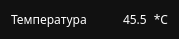
<?xml version="1.0" encoding="UTF-8"?>
<ui version="4.0">
 <class>parameterForm</class>
 <widget class="QWidget" name="parameterForm">
  <property name="geometry">
   <rect>
    <x>0</x>
    <y>0</y>
    <width>179</width>
    <height>31</height>
   </rect>
  </property>
  <property name="sizePolicy">
   <sizepolicy hsizetype="MinimumExpanding" vsizetype="Maximum">
    <horstretch>0</horstretch>
    <verstretch>0</verstretch>
   </sizepolicy>
  </property>
  <property name="minimumSize">
   <size>
    <width>145</width>
    <height>0</height>
   </size>
  </property>
  <property name="maximumSize">
   <size>
    <width>16777215</width>
    <height>16777215</height>
   </size>
  </property>
  <property name="font">
   <font>
    <family>Share Tech Mono</family>
    <pointsize>9</pointsize>
   </font>
  </property>
  <property name="windowTitle">
   <string>Form</string>
  </property>
  <property name="autoFillBackground">
   <bool>false</bool>
  </property>
  <property name="styleSheet">
   <string notr="true">background: rgb(17,17,17);
color: #fff;</string>
  </property>
  <layout class="QHBoxLayout" name="horizontalLayout">
   <item>
    <widget class="QLabel" name="titleLabel">
     <property name="sizePolicy">
      <sizepolicy hsizetype="Minimum" vsizetype="Preferred">
       <horstretch>0</horstretch>
       <verstretch>0</verstretch>
      </sizepolicy>
     </property>
     <property name="font">
      <font>
       <family>Share Tech Mono</family>
       <pointsize>9</pointsize>
      </font>
     </property>
     <property name="text">
      <string>Температура</string>
     </property>
    </widget>
   </item>
   <item>
    <widget class="QLabel" name="valueLabel">
     <property name="sizePolicy">
      <sizepolicy hsizetype="Maximum" vsizetype="Preferred">
       <horstretch>0</horstretch>
       <verstretch>0</verstretch>
      </sizepolicy>
     </property>
     <property name="font">
      <font>
       <family>Share Tech Mono</family>
       <pointsize>9</pointsize>
      </font>
     </property>
     <property name="text">
      <string>45.5</string>
     </property>
    </widget>
   </item>
   <item>
    <widget class="QLabel" name="unitLabel">
     <property name="sizePolicy">
      <sizepolicy hsizetype="Maximum" vsizetype="Preferred">
       <horstretch>0</horstretch>
       <verstretch>0</verstretch>
      </sizepolicy>
     </property>
     <property name="font">
      <font>
       <family>Share Tech Mono</family>
       <pointsize>9</pointsize>
      </font>
     </property>
     <property name="text">
      <string>*C</string>
     </property>
     <property name="alignment">
      <set>Qt::AlignRight|Qt::AlignTrailing|Qt::AlignVCenter</set>
     </property>
    </widget>
   </item>
  </layout>
 </widget>
 <resources/>
 <connections/>
</ui>
